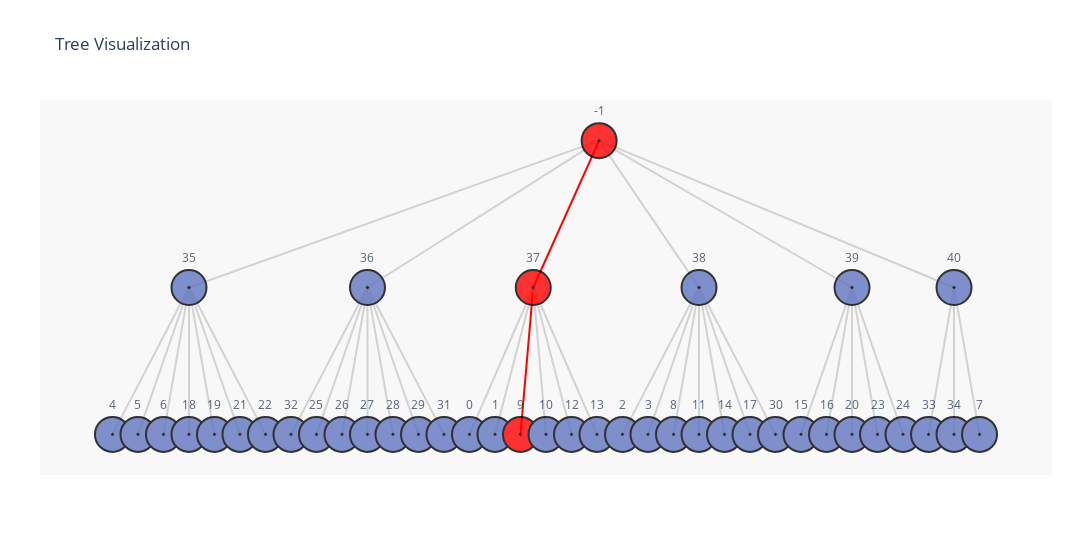

Notebook source saved alongside this figure:
### Code cell
from source.tree_visualization.visualize_start import visualize_tree_graph

visualize_tree_graph(tree, jupyter=True, special_nodes=[-1, 37, 9])

### Figure 1 — Plotly figure (JSON) as saved in the notebook; plotly's stock layout.template omitted (floating-point values rounded to 4 significant figures)
{"data": [{"hoverinfo": "none", "line": {"color": "rgb(210,210,210)", "width": 2}, "mode": "lines", "x": [0.0, -16.08, null], "y": [4.0, 3.0, null], "type": "scatter"}, {"hoverinfo": "none", "line": {"color": "rgb(210,210,210)", "width": 2}, "mode": "lines", "x": [-16.08, -19.08, null], "y": [3.0, 2.0, null], "type": "scatter"}, {"hoverinfo": "none", "line": {"color": "rgb(210,210,210)", "width": 2}, "mode": "lines", "x": [-16.08, -18.08, null], "y": [3.0, 2.0, null], "type": "scatter"}, {"hoverinfo": "none", "line": {"color": "rgb(210,210,210)", "width": 2}, "mode": "lines", "x": [-16.08, -17.08, null], "y": [3.0, 2.0, null], "type": "scatter"}, {"hoverinfo": "none", "line": {"color": "rgb(210,210,210)", "width": 2}, "mode": "lines", "x": [-16.08, -16.08, null], "y": [3.0, 2.0, null], "type": "scatter"}, {"hoverinfo": "none", "line": {"color": "rgb(210,210,210)", "width": 2}, "mode": "lines", "x": [-16.08, -15.08, null], "y": [3.0, 2.0, null], "type": "scatter"}, {"hoverinfo": "none", "line": {"color": "rgb(210,210,210)", "width": 2}, "mode": "lines", "x": [-16.08, -14.08, null], "y": [3.0, 2.0, null], "type": "scatter"}, {"hoverinfo": "none", "line": {"color": "rgb(210,210,210)", "width": 2}, "mode": "lines", "x": [-16.08, -13.08, null], "y": [3.0, 2.0, null], "type": "scatter"}, {"hoverinfo": "none", "line": {"color": "rgb(210,210,210)", "width": 2}, "mode": "lines", "x": [0.0, -9.083, null], "y": [4.0, 3.0, null], "type": "scatter"}, {"hoverinfo": "none", "line": {"color": "rgb(210,210,210)", "width": 2}, "mode": "lines", "x": [-9.083, -12.08, null], "y": [3.0, 2.0, null], "type": "scatter"}, {"hoverinfo": "none", "line": {"color": "rgb(210,210,210)", "width": 2}, "mode": "lines", "x": [-9.083, -11.08, null], "y": [3.0, 2.0, null], "type": "scatter"}, {"hoverinfo": "none", "line": {"color": "rgb(210,210,210)", "width": 2}, "mode": "lines", "x": [-9.083, -10.08, null], "y": [3.0, 2.0, null], "type": "scatter"}, {"hoverinfo": "none", "line": {"color": "rgb(210,210,210)", "width": 2}, "mode": "lines", "x": [-9.083, -9.083, null], "y": [3.0, 2.0, null], "type": "scatter"}, {"hoverinfo": "none", "line": {"color": "rgb(210,210,210)", "width": 2}, "mode": "lines", "x": [-9.083, -8.083, null], "y": [3.0, 2.0, null], "type": "scatter"}, {"hoverinfo": "none", "line": {"color": "rgb(210,210,210)", "width": 2}, "mode": "lines", "x": [-9.083, -7.083, null], "y": [3.0, 2.0, null], "type": "scatter"}, {"hoverinfo": "none", "line": {"color": "rgb(210,210,210)", "width": 2}, "mode": "lines", "x": [-9.083, -6.083, null], "y": [3.0, 2.0, null], "type": "scatter"}, {"hoverinfo": "none", "line": {"color": "red", "width": 2}, "mode": "lines", "x": [0.0, -2.583, null], "y": [4.0, 3.0, null], "type": "scatter"}, {"hoverinfo": "none", "line": {"color": "rgb(210,210,210)", "width": 2}, "mode": "lines", "x": [-2.583, -5.083, null], "y": [3.0, 2.0, null], "type": "scatter"}, {"hoverinfo": "none", "line": {"color": "rgb(210,210,210)", "width": 2}, "mode": "lines", "x": [-2.583, -4.083, null], "y": [3.0, 2.0, null], "type": "scatter"}, {"hoverinfo": "none", "line": {"color": "red", "width": 2}, "mode": "lines", "x": [-2.583, -3.083, null], "y": [3.0, 2.0, null], "type": "scatter"}, {"hoverinfo": "none", "line": {"color": "rgb(210,210,210)", "width": 2}, "mode": "lines", "x": [-2.583, -2.083, null], "y": [3.0, 2.0, null], "type": "scatter"}, {"hoverinfo": "none", "line": {"color": "rgb(210,210,210)", "width": 2}, "mode": "lines", "x": [-2.583, -1.083, null], "y": [3.0, 2.0, null], "type": "scatter"}, {"hoverinfo": "none", "line": {"color": "rgb(210,210,210)", "width": 2}, "mode": "lines", "x": [-2.583, -0.08333, null], "y": [3.0, 2.0, null], "type": "scatter"}, {"hoverinfo": "none", "line": {"color": "rgb(210,210,210)", "width": 2}, "mode": "lines", "x": [0.0, 3.917, null], "y": [4.0, 3.0, null], "type": "scatter"}, {"hoverinfo": "none", "line": {"color": "rgb(210,210,210)", "width": 2}, "mode": "lines", "x": [3.917, 0.9167, null], "y": [3.0, 2.0, null], "type": "scatter"}, {"hoverinfo": "none", "line": {"color": "rgb(210,210,210)", "width": 2}, "mode": "lines", "x": [3.917, 1.917, null], "y": [3.0, 2.0, null], "type": "scatter"}, {"hoverinfo": "none", "line": {"color": "rgb(210,210,210)", "width": 2}, "mode": "lines", "x": [3.917, 2.917, null], "y": [3.0, 2.0, null], "type": "scatter"}, {"hoverinfo": "none", "line": {"color": "rgb(210,210,210)", "width": 2}, "mode": "lines", "x": [3.917, 3.917, null], "y": [3.0, 2.0, null], "type": "scatter"}, {"hoverinfo": "none", "line": {"color": "rgb(210,210,210)", "width": 2}, "mode": "lines", "x": [3.917, 4.917, null], "y": [3.0, 2.0, null], "type": "scatter"}, {"hoverinfo": "none", "line": {"color": "rgb(210,210,210)", "width": 2}, "mode": "lines", "x": [3.917, 5.917, null], "y": [3.0, 2.0, null], "type": "scatter"}, {"hoverinfo": "none", "line": {"color": "rgb(210,210,210)", "width": 2}, "mode": "lines", "x": [3.917, 6.917, null], "y": [3.0, 2.0, null], "type": "scatter"}, {"hoverinfo": "none", "line": {"color": "rgb(210,210,210)", "width": 2}, "mode": "lines", "x": [0.0, 9.917, null], "y": [4.0, 3.0, null], "type": "scatter"}, {"hoverinfo": "none", "line": {"color": "rgb(210,210,210)", "width": 2}, "mode": "lines", "x": [9.917, 7.917, null], "y": [3.0, 2.0, null], "type": "scatter"}, {"hoverinfo": "none", "line": {"color": "rgb(210,210,210)", "width": 2}, "mode": "lines", "x": [9.917, 8.917, null], "y": [3.0, 2.0, null], "type": "scatter"}, {"hoverinfo": "none", "line": {"color": "rgb(210,210,210)", "width": 2}, "mode": "lines", "x": [9.917, 9.917, null], "y": [3.0, 2.0, null], "type": "scatter"}, {"hoverinfo": "none", "line": {"color": "rgb(210,210,210)", "width": 2}, "mode": "lines", "x": [9.917, 10.92, null], "y": [3.0, 2.0, null], "type": "scatter"}, {"hoverinfo": "none", "line": {"color": "rgb(210,210,210)", "width": 2}, "mode": "lines", "x": [9.917, 11.92, null], "y": [3.0, 2.0, null], "type": "scatter"}, {"hoverinfo": "none", "line": {"color": "rgb(210,210,210)", "width": 2}, "mode": "lines", "x": [0.0, 13.92, null], "y": [4.0, 3.0, null], "type": "scatter"}, {"hoverinfo": "none", "line": {"color": "rgb(210,210,210)", "width": 2}, "mode": "lines", "x": [13.92, 12.92, null], "y": [3.0, 2.0, null], "type": "scatter"}, {"hoverinfo": "none", "line": {"color": "rgb(210,210,210)", "width": 2}, "mode": "lines", "x": [13.92, 13.92, null], "y": [3.0, 2.0, null], "type": "scatter"}, {"hoverinfo": "none", "line": {"color": "rgb(210,210,210)", "width": 2}, "mode": "lines", "x": [13.92, 14.92, null], "y": [3.0, 2.0, null], "type": "scatter"}, {"hoverinfo": "text", "hovertext": ["• [Node #-1]<br>Root Node", "• [Node #35]<br>In this tale, a kind-hearted father asks his two step-daughters what they want h<br>im to bring back for them. One asks for beautiful dresses, while the other reque<br>sts pearls and jewels. When the father asks Cinderella what she would like, she <br>simply asks him to break off the first branch that knocks against his hat on his<br> way home. On his journey, a hazel twig knocks off his hat, and he fulfills the <br>wishes of his step-daughters and brings the hazel branch to", "• [Node #4]<br>asked his two step-daughters what he should bring back for them Beautiful dresse<br>s, said one, pearls and jewels, said the second And you, cinderella, said he, wh<br>at will you have   Father break off for me the first branch which knocks against<br> your hat on your way home   So he bought beautiful dresses, pearls and jewels f<br>or his two step-daughters, and on his way home, as he was riding through a green<br> thicket, a hazel twig brushed against him and", "• [Node #5]<br>knocked off his hat   Then he broke off the branch and took it with him   When h<br>e reached home he gave his step-daughters the things which they had wished for, <br>and to cinderella he gave the branch from the hazel-bush   Cinderella thanked hi<br>m, went to her mother's grave and planted the branch on it, and wept so much tha<br>t the tears fell down on it and watered it   And it grew and became a handsome t<br>ree", "• [Node #6]<br> Thrice a day cinderella went and sat beneath it, and wept and prayed, and a lit<br>tle white bird always came on the tree, and if cinderella expressed a wish, the <br>bird threw down to her what she had wished for It happened, however, that the ki<br>ng gave orders for a festival which was to last three days, and to which all the<br> beautiful young girls in the country were invited, in order that his son might <br>choose himself a bride", "• [Node #18]<br>a dim little oil-lamp was burning on the mantle-piece, for cinderella had jumped<br> quickly down from the back of the pigeon-house and had run to the little hazel-<br>tree, and there she had taken off her beautiful clothes and laid them on the gra<br>ve, and the bird had taken them away again, and then she had seated herself in t<br>he kitchen amongst the ashes in her grey gown Next day when the festival began a<br>fresh, and her parents and", "• [Node #19]<br>the step-sisters had gone once more, cinderella went to the hazel-tree and said <br>-      shiver and quiver, my little tree,      silver and gold throw down over m<br>e Then the bird threw down a much more beautiful dress than on the preceding day<br>  And when cinderella appeared at the wedding in this dress, every one was aston<br>ished at her beauty   The king's son had waited until she came, and instantly to<br>ok her by the hand", "• [Node #21]<br>between the branches like a squirrel that the king's son did not know where she <br>was gone   He waited until her father came, and said to him, the unknown maiden <br>has escaped from me, and I believe she has climbed up the pear-tree   The father<br> thought, can it be cinderella   And had an axe brought and cut the tree down, b<br>ut no one was on it   And when they got into the", "• [Node #22]<br>kitchen, cinderella lay there among the ashes, as usual, for she had jumped down<br> on the other side of the tree, had taken the beautiful dress to the bird on the<br> little hazel-tree, and put on her grey gown On the third day, when the parents <br>and sisters had gone away, cinderella went once more to her mother's grave and s<br>aid to the little tree -      shiver and quiver, my little tree,      silver and<br> gold throw down over me", "• [Node #36]<br>Summary:<br><br>In this story, a father tells his daughters that only the one whose foot fits a <br>golden slipper will be his wife. The two sisters are hopeful as they both have p<br>retty feet, but the eldest sister's foot is too big for the slipper. At her moth<br>er's urging, she cuts off her toe to make the slipper fit, and she marries the k<br>ing's son. However, on their way to the palace, two pigeons warn that the shoe i<br>s too small and", "• [Node #32]<br>however, took cinderella on his horse and rode away with her   As they passed by<br> the hazel-tree, the two white doves cried -      turn and peep, turn and peep, <br>     no blood is in the shoe,      the shoe is not too small for her,      the t<br>rue bride rides with you, and when they had cried that, the two came flying down<br> and placed themselves on cinderella's shoulders, one on the right,", "• [Node #25]<br>the father, and said to him, no one shall be my wife but she whose foot this gol<br>den slipper fits   Then were the two sisters glad, for they had pretty feet   Th<br>e eldest went with the shoe into her room and wanted to try it on, and her mothe<br>r stood by   But she could not get her big toe into it, and the shoe was too sma<br>ll for her   Then her mother gave her a knife and said, cut the toe off,", "• [Node #26]<br>when you are queen you will have no more need to go on foot   The maiden cut the<br> toe off, forced the foot into the shoe, swallowed the pain, and went out to the<br> king's son   Then he took her on his his horse as his bride and rode away with <br>her   They were obliged, however, to pass the grave, and there, on the hazel-tre<br>e, sat the two pigeons and cried -      turn and peep, turn and peep,", "• [Node #27]<br>     there's blood within the shoe,      the shoe it is too small for her,      <br>the true bride waits for you Then he looked at her foot and saw how the blood wa<br>s trickling from it   He turned his horse round and took the false bride home ag<br>ain, and said she was not the true one, and that the other sister was to put the<br> shoe on   Then this one went into her chamber and got her toes safely into the <br>shoe, but her heel was too large", "• [Node #28]<br>  So her mother gave her a knife and said,  cut a bit off your heel, when you ar<br>e queen you will have no more need to go on foot   The maiden cut a bit off her <br>heel, forced her foot into the shoe, swallowed the pain, and went out to the kin<br>g's son   He took her on his horse as his bride, and rode away with her, but whe<br>n they passed by the hazel-tree, the two pigeons sat on it and cried -", "• [Node #29]<br>     turn and peep, turn and peep,      there's blood within the shoe,      the <br>shoe it is too small for her,      the true bride waits for you He looked down a<br>t her foot and saw how the blood was running out of her shoe, and how it had sta<br>ined her white stocking quite red   Then he turned his horse and took the false <br>bride home again   This also is not the right one, said he, have you no other da<br>ughter", "• [Node #31]<br>before the king's son, who gave her the golden shoe   Then she seated herself on<br> a stool, drew her foot out of the heavy wooden shoe, and put it into the slippe<br>r, which fitted like a glove   And when she rose up and the king's son looked at<br> her face he recognized the beautiful maiden who had danced with him and cried, <br>that is the true bride   The step-mother and the two sisters were horrified and <br>became pale with rage, he,", "• [Node #37]<br>Summary:<br><br>A rich man's wife falls sick and, feeling her end approaching, tells her daughte<br>r to be good and pious so that God will protect her. The mother passes away, and<br> the daughter visits her grave daily, remaining pious and good. When winter come<br>s, the snow covers the grave, and by spring, the man marries another woman who b<br>rings her two beautiful but wicked daughters into the house. The step-daughters <br>mistreat the kind maiden, calling her names and making her work", "• [Node #0]<br>The wife of a rich man fell sick, and as she felt that her end was drawing near,<br> she called her only daughter to her bedside and said, dear child, be good and p<br>ious, and then the good God will always protect you, and I will look down on you<br> from heaven and be near you   Thereupon she closed her eyes and departed   Ever<br>y day the maiden went out to her mother's grave, and wept, and she remained piou<br>s and good   When winter came", "• [Node #1]<br>the snow spread a white sheet over the grave, and by the time the spring sun had<br> drawn it off again, the man had taken another wife The woman had brought with h<br>er into the house two daughters, who were beautiful and fair of face, but vile a<br>nd black of heart Now began a bad time for the poor step-child   Is the stupid g<br>oose to sit in the parlor with us, they said   He who wants to eat bread must ea<br>rn it   Out with the kitchen-wench", "• [Node #9]<br>back-door into the garden, and called, you tame pigeons, you turtle-doves, and a<br>ll you birds beneath the sky, come and help me to pick      the good into the po<br>t,      the bad into the crop Then two white pigeons came in by the kitchen wind<br>ow, and afterwards the turtle-doves, and at last all the birds beneath the sky, <br>came whirring and crowding in, and alighted amongst the ashes", "• [Node #10]<br>And the pigeons nodded with their heads and began pick, pick, pick, pick, and th<br>e rest began also pick, pick, pick, pick, and gathered all the good grains into <br>the dish   Hardly had one hour passed before they had finished, and all flew out<br> again   Then the girl took the dish to her step-mother, and was glad, and belie<br>ved that now she would be allowed to go with them to the festival", "• [Node #12]<br>dishes of lentils amongst the ashes, the maiden went through the back-door into <br>the garden and cried, you tame pigeons, you turtle-doves, and all you birds bene<br>ath the sky, come and help me to pick      the good into the pot,      the bad i<br>nto the crop Then two white pigeons came in by the kitchen-window, and afterward<br>s the turtle-doves, and at length all the birds beneath the", "• [Node #13]<br>sky, came whirring and crowding in, and alighted amongst the ashes   And the dov<br>es nodded with their heads and began pick, pick, pick, pick, and the others bega<br>n also pick, pick, pick, pick, and gathered all the good seeds into the dishes, <br>and before half an hour was over they had already finished, and all flew out aga<br>in Then the maiden was delighted, and believed that she might now go with them t<br>o the wedding", "• [Node #38]<br>In the story of \"Cinderella,\" a proud princess is stripped of her beautiful clot<br>hes, forced to wear old, grey attire and wooden shoes, and made to work hard in <br>the kitchen by her cruel stepmother and stepsisters. They mock her and make her <br>pick peas and lentils from the ashes, giving her the nickname \"Cinderella\" due t<br>o her dusty appearance. Her stepmother refuses to let her attend the royal festi<br>val, despite Cinderella's pleas. When a mysterious maiden leaps", "• [Node #2]<br>  They took her pretty clothes away from her, put an old grey bedgown on her, an<br>d gave her wooden shoes   Just look at the proud princess, how decked out she is<br>, they cried, and laughed, and led her into the kitchen There she had to do hard<br> work from morning till night, get up before daybreak, carry water, light fires,<br> cook and wash   Besides this, the sisters did her every imaginable injury - the<br>y mocked her", "• [Node #3]<br>and emptied her peas and lentils into the ashes, so that she was forced to sit a<br>nd pick them out again   In the evening when she had worked till she was weary s<br>he had no bed to go to, but had to sleep by the hearth in the cinders   And as o<br>n that account she always looked dusty and dirty, they called her cinderella It <br>happened that the father was once going to the fair, and he", "• [Node #8]<br>  You go, cinderella, said she, covered in dust and dirt as you are, and would g<br>o to the festival   You have no clothes and shoes, and yet would dance   As, how<br>ever, cinderella went on asking, the step-mother said at last, I have emptied a <br>dish of lentils into the ashes for you, if you have picked them out again in two<br> hours, you shall go with us   The maiden went through the", "• [Node #11]<br>But the step-mother said, no, cinderella, you have no clothes and you can not da<br>nce   You would only be laughed at   And as cinderella wept at this, the step-mo<br>ther said, if you can pick two dishes of lentils out of the ashes for me in one <br>hour, you shall go with us   And she thought to herself, that she most certainly<br> cannot do again   When the step-mother had emptied the two", "• [Node #14]<br>  But the step-mother said, all this will not help   You cannot go with us, for <br>you have no clothes and can not dance   We should be ashamed of you   On this sh<br>e turned her back on cinderella, and hurried away with her two proud daughters A<br>s no one was now at home, cinderella went to her mother's grave beneath the haze<br>l-tree, and cried -      shiver and quiver, little tree,      silver and gold th<br>row down over me", "• [Node #17]<br>pigeon-house   The king's son waited until her father came, and then he told him<br> that the unknown maiden had leapt into the pigeon-house   The old man thought, <br>can it be cinderella   And they had to bring him an axe and a pickaxe that he mi<br>ght hew the pigeon-house to pieces, but no one was inside it   And when they got<br> home cinderella lay in her dirty clothes among the ashes, and", "• [Node #30]<br>  No, said the man, there is still a little stunted kitchen-wench which my late <br>wife left behind her, but she cannot possibly be the bride   The king's son said<br> he was to send her up to him, but the mother answered, oh, no, she is much too <br>dirty, she cannot show herself   But he absolutely insisted on it, and cinderell<br>a had to be called   She first washed her hands and face clean, and then went an<br>d bowed down", "• [Node #39]<br>Cinderella received a gold and silver dress, along with embroidered slippers, fr<br>om a bird as she prepared for a wedding. She wore the dress and looked so stunni<br>ng that her step-sisters and step-mother mistook her for a foreign princess. The<br>y didn't recognize her and assumed Cinderella was still at home doing menial cho<br>res. At the wedding, the prince danced only with Cinderella, refusing other part<br>ners, and even attempted to follow her home. However, Cinderella managed to esca<br>pe", "• [Node #15]<br>Then the bird threw a gold and silver dress down to her, and slippers embroidere<br>d with silk and silver   She put on the dress with all speed, and went to the we<br>dding   Her step-sisters and the step-mother however did not know her, and thoug<br>ht she must be a foreign princess, for she looked so beautiful in the golden dre<br>ss They never once thought of cinderella, and believed that she was sitting at h<br>ome in the dirt, picking lentils out of the ashes   The", "• [Node #16]<br>prince approached her, took her by the hand and danced with her He would dance w<br>ith no other maiden, and never let loose of her hand, and if any one else came t<br>o invite her, he said, this is my partner She danced till it was evening, and th<br>en she wanted to go home But the king's son said, I will go with you and bear yo<br>u company, for he wished to see to whom the beautiful maiden belonged She escape<br>d from him, however, and sprang into the", "• [Node #20]<br>and danced with no one but her   When others came and invited her, he said, this<br> is my partner   When evening came she wished to leave, and the king's son follo<br>wed her and wanted to see into which house she went   But she sprang away from h<br>im, and into the garden behind the house   Therein stood a beautiful tall tree o<br>n which hung the most magnificent pears   She clambered so nimbly", "• [Node #23]<br>And now the bird threw down to her a dress which was more splendid and magnifice<br>nt than any she had yet had, and the slippers were golden   And when she went to<br> the festival in the dress, no one knew how to speak for astonishment   The king<br>'s son danced with her only, and if any one invited her to dance, he said this i<br>s my partner When evening came, cinderella wished to leave, and the king's", "• [Node #24]<br>son was anxious to go with her, but she escaped from him so quickly that he coul<br>d not follow her   The king's son, however, had employed a ruse, and had caused <br>the whole staircase to be smeared with pitch, and there, when she ran down, had <br>the maiden's left slipper remained stuck   The king's son picked it up, and it w<br>as small and dainty, and all golden   Next morning, he went with it to", "• [Node #40]<br>Two step-sisters are invited to a wedding at the king's palace and ask Cinderell<br>a to help them get ready. Cinderella, although happy for them, wishes she could <br>go to the dance as well. The step-mother refuses Cinderella's request to attend.<br> Later, when the king's son is to marry, the step-sisters want to gain favor wit<br>h Cinderella. During the ceremony, pigeons peck out one eye from each sister on <br>different occasions as punishment for their wickedness", "• [Node #33]<br>the other on the left, and remained sitting there When the wedding with the king<br>'s son was to be celebrated, the two false sisters came and wanted to get into f<br>avor with cinderella and share her good fortune   When the betrothed couple went<br> to church, the elder was at the right side and the younger at the left, and the<br> pigeons pecked out one eye from each of them   Afterwards as they came back the<br> elder was at", "• [Node #34]<br>the left, and the younger at the right, and then the pigeons pecked out the othe<br>r eye from each   And thus, for their wickedness and falsehood, they were punish<br>ed with blindness all their days", "• [Node #7]<br>  When the two step-sisters heard that they too were to appear among the number,<br> they were delighted, called cinderella and said, comb our hair for us, brush ou<br>r shoes and fasten our buckles, for we are going to the wedding at the king's pa<br>lace Cinderella obeyed, but wept, because she too would have liked to go with th<br>em to the dance, and begged her step-mother to allow her to do so"], "marker": {"color": ["red", "#6175c1", "#6175c1", "#6175c1", "#6175c1", "#6175c1", "#6175c1", "#6175c1", "#6175c1", "#6175c1", "#6175c1", "#6175c1", "#6175c1", "#6175c1", "#6175c1", "#6175c1", "#6175c1", "red", "#6175c1", "#6175c1", "red", "#6175c1", "#6175c1", "#6175c1", "#6175c1", "#6175c1", "#6175c1", "#6175c1", "#6175c1", "#6175c1", "#6175c1", "#6175c1", "#6175c1", "#6175c1", "#6175c1", "#6175c1", "#6175c1", "#6175c1", "#6175c1", "#6175c1", "#6175c1", "#6175c1"], "line": {"color": "#000000", "width": 2}, "size": 35, "symbol": "circle-dot"}, "mode": "markers+text", "name": "nodes", "opacity": 0.8, "text": ["-1", "35", "4", "5", "6", "18", "19", "21", "22", "36", "32", "25", "26", "27", "28", "29", "31", "37", "0", "1", "9", "10", "12", "13", "38", "2", "3", "8", "11", "14", "17", "30", "39", "15", "16", "20", "23", "24", "40", "33", "34", "7"], "textposition": "top center", "x": [0.0, -16.08, -19.08, -18.08, -17.08, -16.08, -15.08, -14.08, -13.08, -9.083, -12.08, -11.08, -10.08, -9.083, -8.083, -7.083, -6.083, -2.583, -5.083, -4.083, -3.083, -2.083, -1.083, -0.08333, 3.917, 0.9167, 1.917, 2.917, 3.917, 4.917, 5.917, 6.917, 9.917, 7.917, 8.917, 9.917, 10.92, 11.92, 13.92, 12.92, 13.92, 14.92], "y": [4.0, 3.0, 2.0, 2.0, 2.0, 2.0, 2.0, 2.0, 2.0, 3.0, 2.0, 2.0, 2.0, 2.0, 2.0, 2.0, 2.0, 3.0, 2.0, 2.0, 2.0, 2.0, 2.0, 2.0, 3.0, 2.0, 2.0, 2.0, 2.0, 2.0, 2.0, 2.0, 3.0, 2.0, 2.0, 2.0, 2.0, 2.0, 3.0, 2.0, 2.0, 2.0], "type": "scatter"}], "layout": {"font": {"size": 12}, "hovermode": "closest", "margin": {"b": 85, "l": 40, "r": 40, "t": 100}, "plot_bgcolor": "rgb(248,248,248)", "showlegend": false, "title": {"text": "Tree Visualization"}, "width": 1500, "xaxis": {"showgrid": false, "showline": false, "showticklabels": false, "zeroline": false}, "yaxis": {"showgrid": false, "showline": false, "showticklabels": false, "zeroline": false}}}
